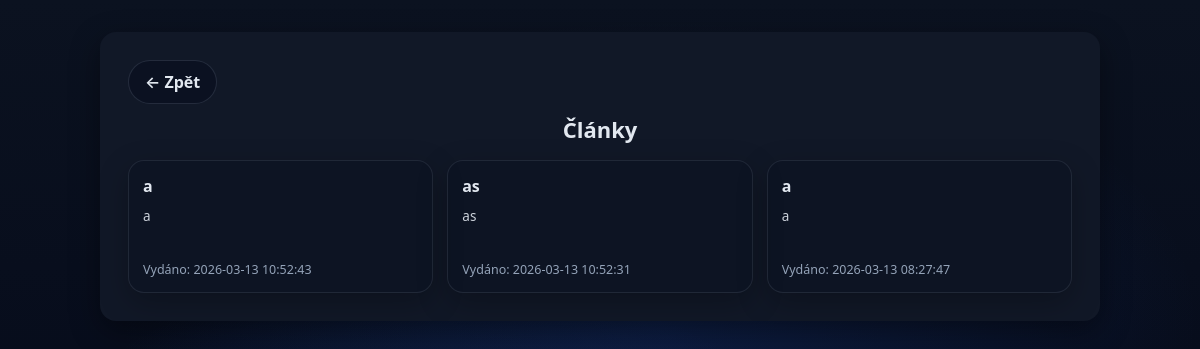
The app's page /articles.php with its own data.
### tables this page shows
CREATE TABLE `articles` (
  `id` int(11) NOT NULL,
  `title` varchar(180) NOT NULL,
  `perex` text DEFAULT NULL,
  `excerpt` varchar(300) DEFAULT NULL,
  `content` mediumtext NOT NULL,
  `tags` varchar(255) DEFAULT NULL,
  `cover_url` varchar(500) DEFAULT NULL,
  `author_id` int(11) DEFAULT NULL,
  `status` enum('draft','published') NOT NULL DEFAULT 'draft',
  `published_at` datetime DEFAULT NULL,
  `created_at` datetime NOT NULL DEFAULT current_timestamp(),
  `updated_at` datetime NOT NULL DEFAULT current_timestamp() ON UPDATE current_timestamp()
);

### articles.php (the view, shortened to what this page needs)
<?php
require __DIR__ . '/db.php';
$sql = "SELECT id, title, perex, created_at FROM articles";
$params = [];
$sql .= " ORDER BY created_at DESC";
$stmt = $pdo->prepare($sql);
$stmt->execute($params);
$articles = $stmt->fetchAll();
?>
<!doctype html>
<html lang="cs">
<head>
  <link rel="stylesheet" href="style.css?v=10">
</head>
<body class="bg-dark center-screen">
  <div class="card page-wrap">
    <div class="page-topbar">
      <a href="home.php" class="back-btn">← Zpět</a>
    </div>
    <h1 class="page-title">Články</h1>
    <?php if (!$articles): ?>
      <p class="muted" style="text-align:left;margin-top:10px;">Zatím tu nejsou žádné články.</p>
    <?php else: ?>
      <div class="articles-grid">
        <?php foreach ($articles as $a): ?>
          <a class="article-card" href="article.php?id=<?= (int)$a['id'] ?>">
            <div class="article-title"><?= htmlspecialchars($a['title']) ?></div>
            <div class="article-perex">
              <?= htmlspecialchars($a['perex'] ?? '—') ?>
            </div>
            <div class="article-foot">
              Vydáno: <?= htmlspecialchars($a['created_at']) ?>
            </div>
          </a>
        <?php endforeach; ?>
      </div>
    <?php endif; ?>
  </div>
</body>
</html>

### style.css (style rules this page uses)
:root { --bg: #0f172a; --panel: #111827; --text: #e2e8f0; --muted: #94a3b8; --accent: #2563eb; --accent-hover: #1d4ed8; --error: #f87171; --radius: 16px; --shadow: 0 10px 30px rgba(0,0,0,.4); --input-bg: #0b1220; --border: #374151; }
* { box-sizing: border-box; }
html, body { height: 100%; margin: 0; font-family: system-ui, -apple-system, "Segoe UI", Roboto, Arial, sans-serif; color: var(--text); background: radial-gradient(900px 500px at 55% 40%, rgba(37,99,235,.18), transparent 60%), radial-gradient(700px 420px at 35% 65%, rgba(59,130,246,.12), transparent 60%), linear-gradient(180deg, #0b1220, #020617); background-attachment: fixed; }
.bg-dark { background: transparent; }
.center-screen { display: flex; justify-content: center; align-items: flex-start; min-height: 100vh; overflow-y: auto; padding: 32px 0; }
.card { background: var(--panel); padding: 28px; border-radius: var(--radius); box-shadow: var(--shadow); width: 360px; }
h1 { margin: 0 0 16px; font-size: 22px; }
a { color: #93c5fd; text-decoration: none; }
a { color: rgba(147,197,253,.95); }
.page-wrap { width: 1000px; max-width: 95vw; }
.page-title { text-align: center; margin: 8px 0 16px 0; }
.back-btn { display:inline-flex; align-items:center; gap:6px; padding:10px 16px; border-radius:999px; text-decoration:none; font-weight:600; background: rgba(2,6,23,.35); border:1px solid rgba(148,163,184,.18); color: var(--text); transition: all .15s ease; }
.page-topbar { display:flex; justify-content:space-between; align-items:center; gap:12px; flex-wrap:wrap; margin-bottom: 10px; }
.articles-grid { margin-top:14px; display:grid; grid-template-columns: repeat(3, minmax(0, 1fr)); gap:14px; }
.article-card { display:block; text-decoration:none; color: inherit; border-radius: 16px; border: 1px solid rgba(148,163,184,.14); background: rgba(2,6,23,.20); box-shadow: 0 10px 30px rgba(0,0,0,.25); padding: 14px; transition: border-color .12s ease, box-shadow .12s ease, transform .12s ease; }
.article-title { font-size: 16px; font-weight: 800; letter-spacing: -.2px; }
.article-perex { margin-top:10px; color: rgba(226,232,240,.90); font-size: 13.5px; line-height: 1.45; min-height: 44px; }
.article-foot { margin-top:10px; color: var(--muted); font-size: 12.5px; }

### records on screen
articles: title "a", perex "a", created_at "2026-03-13 10:52:43"
articles: title "as", perex "as", created_at "2026-03-13 10:52:31"
articles: title "a", perex "a", created_at "2026-03-13 08:27:47"
